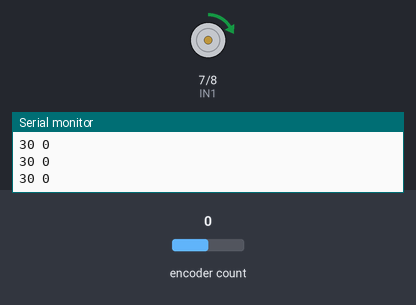
Simulated run of this sketch. Board: Arduino Uno, built with avr-gcc and run on an emulated ATmega328P. Shown: motor-driver pin pairs drawn as motors (green arrow = first pin HIGH = forward, orange = second pin HIGH = backward, longer = more drive, scaled by the enable pin), the last lines printed to the serial monitor. Inputs (shaded band) come from the test bench; at power-on: encoder count 0.

Above: at 1.2 s.
1.3 s: encoder count set to 4
At 1.48 s:
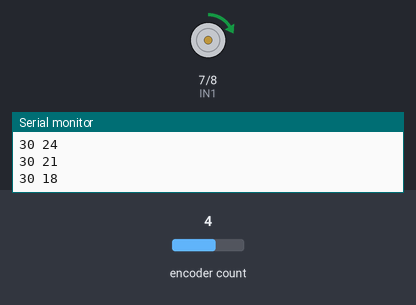
2.9 s: encoder count set to 5
At 3.8 s:
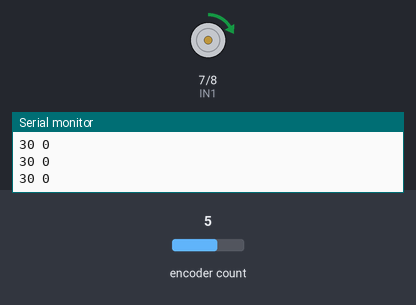
Timing chart, 0 to 5.9 s (numbered marks = the images above; inputs shaded):
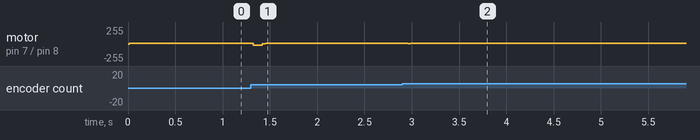

Measured:
- after the input at 1.3 s, motor on pin 7 (IN1) / pin 8 (IN2): forward 10/255 → backward 19/255 at once, → forward 10/255 0.10 s later
- after the input at 2.9 s, motor on pin 7 (IN1) / pin 8 (IN2): forward 10/255 → forward 7/255 after 0.07 s, → forward 8/255 0.02 s later, → forward 9/255 0.02 s later, → forward 10/255 0.04 s later

The sketch:

LAB2.ino
```cpp
#include <Encoder.h>
#define IN1 7
#define IN2 8
#define ENA 5
#define RR A0

Encoder motor(2,3); //2 interrupt pins
const int oneRev=194;
long currentEncoder=0;
long previousEncoder=0;


long currentMillis=0;
long previousMillis=0;
int interval=10;  //ms  // sample time
int direct=1;
float angularSpeed=0;
float previousSpeed=0;
long deltaT=0;

float vFilt=0;
float vpreFilt=0;
float v=0;

float desiredSpeed=30;
float currentSpeed=0;

//proportional controller Kp
float error=0;
float Kp=0.35;

//integral controller Ki
float Ki=0;
float errorIntegral=0;

int pwmValue = 0;

void setup() {
  pinMode(IN1,OUTPUT);
  pinMode(IN2,OUTPUT);
  pinMode(ENA,OUTPUT);
  Serial.begin(9600);
  Serial.println("Reading speed of the motor");
  Serial.println("-----------------------------------------");
}

void loop() {
  //Read speed
  //FILTER
  v=read_speed();
  vFilt=0.854*vFilt+0.0728*v+0.0728*vpreFilt;
  vpreFilt=v;
  currentSpeed=vFilt;

  //Controller
  error=desiredSpeed-currentSpeed;
  errorIntegral= errorIntegral + error*deltaT/1.0e3;
  pwmValue= Kp*error  + Ki*errorIntegral;   // 0<= pwmValue <=255
  direct=1;

  if (pwmValue <0)
  {
    direct=0;
    pwmValue = abs(pwmValue);
  }

  if (pwmValue > 255) pwmValue=255;


  Serial.print(int(desiredSpeed));   //plot setpoint (reference)
  Serial.print(" ");
  Serial.print(int(currentSpeed));   //plot current speed (output)
  Serial.println();

  analogWrite(ENA,pwmValue);
  digitalWrite(IN1,direct);
  digitalWrite(IN2,!direct);
}


float read_speed(void)
{
    //read angular speed of the motor
    //return angular speed in rpm
    currentEncoder = motor.read();
    currentMillis = millis();

    deltaT=(currentMillis - previousMillis);
    long deltaEncoder=currentEncoder-previousEncoder;

    if (deltaT>=interval)
    {
        float rot_speed = (float)((60000/deltaT)*(currentEncoder - previousEncoder)/oneRev);

        previousEncoder = currentEncoder;
        previousMillis = currentMillis;
        previousSpeed=rot_speed;
        return rot_speed;
    }
    else
    {
      return previousSpeed;
    }

}
```
